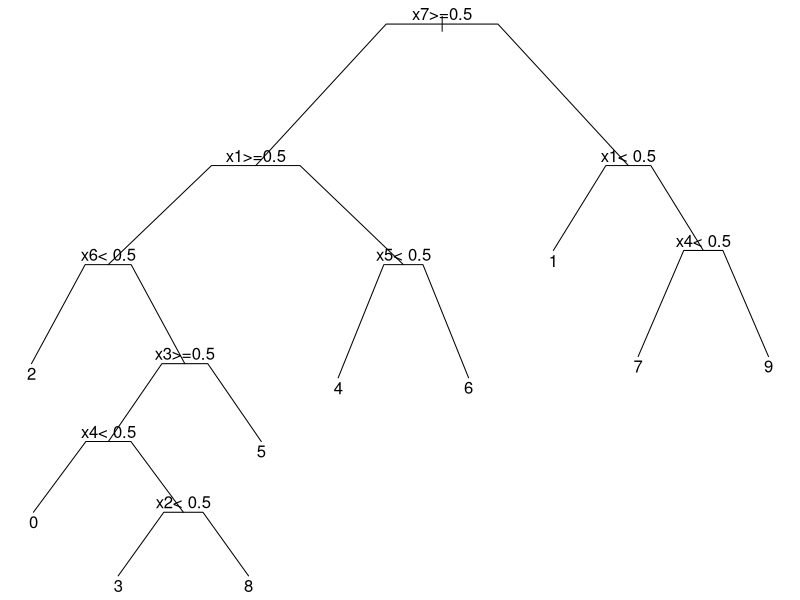

Write the R code that produced this figure.
# digit recognition by classification tree.  example demonstrates how to
# choose "best" tree using cross validation.  More explicitly, we
# form R_a(T) = R(T) + a|T| 
# and find the a the best a by cross-validation.  We can construct tree easily
# once we know a.  

library(rpart)
set.seed(1234);  # want random experiments to be exaclty repeatable
n = 200;	 # number examples
y = rep(0:9, length = 200);	# the true classes
temp = c(1,1,1,0,1,1,1,		# pattern for 0
         0,0,1,0,0,1,0,		# pattern for 1	
         1,0,1,1,1,0,1,		# pattern for 2
	 1,0,1,1,0,1,1,		# ...
	 0,1,1,1,0,1,1,
	 1,1,0,1,0,1,1,
	 0,1,0,1,1,1,1,
	 1,0,1,0,0,1,0,
	 1,1,1,1,1,1,1,	
	 1,1,1,1,0,1,0);
lights = matrix(temp,10,7,byrow=T);	# true light[i,] is bit pattern for i-1
temp1 = matrix(rbinom(n*7,1, .9), n, 7)
temp1 = ifelse(lights[y+1,] == 1, temp1, 1-temp1); #  digits with flipped bits
temp2 = matrix(rbinom(n*17,1,.5), n, 17)  # random lights (noisy worthless features)
x = cbind(temp1,temp2);  # variables 8 ... 24 are useless noise
fit = rpart(y ~ x, method = "class", control = rpart.control(xval=10,minbucket=2,cp=0));
printcp(fit)  	# note the included noise variables
fit9 = prune(fit,cp=.02);  # pruned tree.  anything in the range .01666 to .05 gives same result
#printcp(fit9);
par(mar = rep(.1,4));
plot(fit9,branch = .3, compress = T);
text(fit9);  
